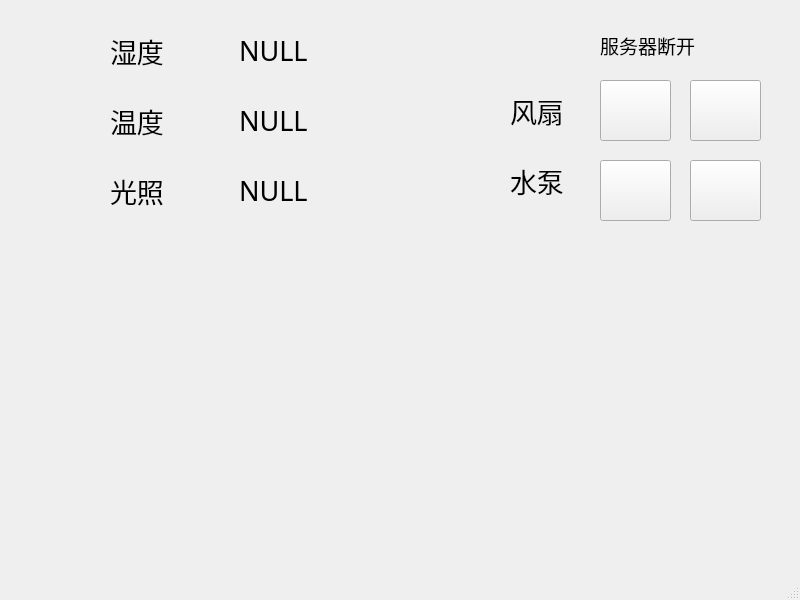
<?xml version="1.0" encoding="UTF-8"?>
<ui version="4.0">
 <class>MainWindow</class>
 <widget class="QMainWindow" name="MainWindow">
  <property name="geometry">
   <rect>
    <x>0</x>
    <y>0</y>
    <width>800</width>
    <height>600</height>
   </rect>
  </property>
  <property name="windowTitle">
   <string>MainWindow</string>
  </property>
  <widget class="QWidget" name="centralwidget">
   <widget class="QWidget" name="horizontalLayoutWidget">
    <property name="geometry">
     <rect>
      <x>110</x>
      <y>20</y>
      <width>251</width>
      <height>61</height>
     </rect>
    </property>
    <layout class="QHBoxLayout" name="horizontalLayout">
     <item>
      <widget class="QLabel" name="QLabel">
       <property name="font">
        <font>
         <family>楷体</family>
         <pointsize>20</pointsize>
        </font>
       </property>
       <property name="text">
        <string>湿度</string>
       </property>
      </widget>
     </item>
     <item>
      <widget class="QLabel" name="Humi">
       <property name="font">
        <font>
         <family>楷体</family>
         <pointsize>20</pointsize>
        </font>
       </property>
       <property name="text">
        <string>NULL</string>
       </property>
      </widget>
     </item>
    </layout>
   </widget>
   <widget class="QWidget" name="horizontalLayoutWidget_2">
    <property name="geometry">
     <rect>
      <x>110</x>
      <y>90</y>
      <width>251</width>
      <height>61</height>
     </rect>
    </property>
    <layout class="QHBoxLayout" name="horizontalLayout_2">
     <item>
      <widget class="QLabel" name="QLabel_2">
       <property name="font">
        <font>
         <family>楷体</family>
         <pointsize>20</pointsize>
        </font>
       </property>
       <property name="text">
        <string>温度</string>
       </property>
      </widget>
     </item>
     <item>
      <widget class="QLabel" name="Temp">
       <property name="font">
        <font>
         <family>楷体</family>
         <pointsize>20</pointsize>
        </font>
       </property>
       <property name="text">
        <string>NULL</string>
       </property>
      </widget>
     </item>
    </layout>
   </widget>
   <widget class="QWidget" name="horizontalLayoutWidget_3">
    <property name="geometry">
     <rect>
      <x>110</x>
      <y>160</y>
      <width>251</width>
      <height>61</height>
     </rect>
    </property>
    <layout class="QHBoxLayout" name="horizontalLayout_3">
     <item>
      <widget class="QLabel" name="QLabel_3">
       <property name="font">
        <font>
         <family>楷体</family>
         <pointsize>20</pointsize>
        </font>
       </property>
       <property name="text">
        <string>光照</string>
       </property>
      </widget>
     </item>
     <item>
      <widget class="QLabel" name="Light">
       <property name="font">
        <font>
         <family>楷体</family>
         <pointsize>20</pointsize>
        </font>
       </property>
       <property name="text">
        <string>NULL</string>
       </property>
      </widget>
     </item>
    </layout>
   </widget>
   <widget class="QLabel" name="label">
    <property name="geometry">
     <rect>
      <x>40</x>
      <y>20</y>
      <width>61</width>
      <height>61</height>
     </rect>
    </property>
    <property name="styleSheet">
     <string notr="true">image: url(:/image/equip/image/equip/Humi.png);</string>
    </property>
    <property name="text">
     <string/>
    </property>
   </widget>
   <widget class="QLabel" name="label_2">
    <property name="geometry">
     <rect>
      <x>40</x>
      <y>90</y>
      <width>61</width>
      <height>61</height>
     </rect>
    </property>
    <property name="styleSheet">
     <string notr="true">image: url(:/image/equip/image/equip/Temp.png);</string>
    </property>
    <property name="text">
     <string/>
    </property>
   </widget>
   <widget class="QLabel" name="label_3">
    <property name="geometry">
     <rect>
      <x>40</x>
      <y>160</y>
      <width>61</width>
      <height>61</height>
     </rect>
    </property>
    <property name="styleSheet">
     <string notr="true">image: url(:/image/equip/image/equip/Light.png);</string>
    </property>
    <property name="text">
     <string/>
    </property>
   </widget>
   <widget class="QLabel" name="connect">
    <property name="geometry">
     <rect>
      <x>600</x>
      <y>30</y>
      <width>121</width>
      <height>31</height>
     </rect>
    </property>
    <property name="font">
     <font>
      <family>楷体</family>
      <pointsize>14</pointsize>
     </font>
    </property>
    <property name="text">
     <string>服务器断开</string>
    </property>
   </widget>
   <widget class="QLabel" name="connectimage">
    <property name="geometry">
     <rect>
      <x>550</x>
      <y>20</y>
      <width>41</width>
      <height>41</height>
     </rect>
    </property>
    <property name="styleSheet">
     <string notr="true"/>
    </property>
    <property name="text">
     <string/>
    </property>
   </widget>
   <widget class="QLabel" name="label_4">
    <property name="geometry">
     <rect>
      <x>430</x>
      <y>80</y>
      <width>61</width>
      <height>61</height>
     </rect>
    </property>
    <property name="styleSheet">
     <string notr="true">image: url(:/image/equip/image/equip/Fun.png);</string>
    </property>
    <property name="text">
     <string/>
    </property>
   </widget>
   <widget class="QPushButton" name="wind_on_button">
    <property name="geometry">
     <rect>
      <x>600</x>
      <y>80</y>
      <width>71</width>
      <height>61</height>
     </rect>
    </property>
    <property name="styleSheet">
     <string notr="true">image: url(:/image/equip/image/equip/open.png);</string>
    </property>
    <property name="text">
     <string/>
    </property>
   </widget>
   <widget class="QLabel" name="label_5">
    <property name="geometry">
     <rect>
      <x>430</x>
      <y>160</y>
      <width>61</width>
      <height>61</height>
     </rect>
    </property>
    <property name="styleSheet">
     <string notr="true">image: url(:/image/equip/image/equip/Water.png);</string>
    </property>
    <property name="text">
     <string/>
    </property>
   </widget>
   <widget class="QPushButton" name="water_on_button">
    <property name="geometry">
     <rect>
      <x>600</x>
      <y>160</y>
      <width>71</width>
      <height>61</height>
     </rect>
    </property>
    <property name="styleSheet">
     <string notr="true">image: url(:/image/equip/image/equip/open.png);</string>
    </property>
    <property name="text">
     <string/>
    </property>
   </widget>
   <widget class="QLabel" name="QLabel_4">
    <property name="geometry">
     <rect>
      <x>510</x>
      <y>90</y>
      <width>71</width>
      <height>41</height>
     </rect>
    </property>
    <property name="font">
     <font>
      <family>楷体</family>
      <pointsize>20</pointsize>
     </font>
    </property>
    <property name="text">
     <string>风扇</string>
    </property>
   </widget>
   <widget class="QLabel" name="QLabel_5">
    <property name="geometry">
     <rect>
      <x>510</x>
      <y>160</y>
      <width>71</width>
      <height>41</height>
     </rect>
    </property>
    <property name="font">
     <font>
      <family>楷体</family>
      <pointsize>20</pointsize>
     </font>
    </property>
    <property name="text">
     <string>水泵</string>
    </property>
   </widget>
   <widget class="QPushButton" name="wind_off_button">
    <property name="geometry">
     <rect>
      <x>690</x>
      <y>80</y>
      <width>71</width>
      <height>61</height>
     </rect>
    </property>
    <property name="styleSheet">
     <string notr="true">image: url(:/image/equip/image/equip/close.png);</string>
    </property>
    <property name="text">
     <string/>
    </property>
   </widget>
   <widget class="QPushButton" name="water_off_button">
    <property name="geometry">
     <rect>
      <x>690</x>
      <y>160</y>
      <width>71</width>
      <height>61</height>
     </rect>
    </property>
    <property name="styleSheet">
     <string notr="true">image: url(:/image/equip/image/equip/close.png);</string>
    </property>
    <property name="text">
     <string/>
    </property>
   </widget>
  </widget>
  <widget class="QMenuBar" name="menubar">
   <property name="geometry">
    <rect>
     <x>0</x>
     <y>0</y>
     <width>800</width>
     <height>26</height>
    </rect>
   </property>
  </widget>
  <widget class="QStatusBar" name="statusbar"/>
 </widget>
 <resources>
  <include location="resource.qrc"/>
 </resources>
 <connections/>
</ui>
